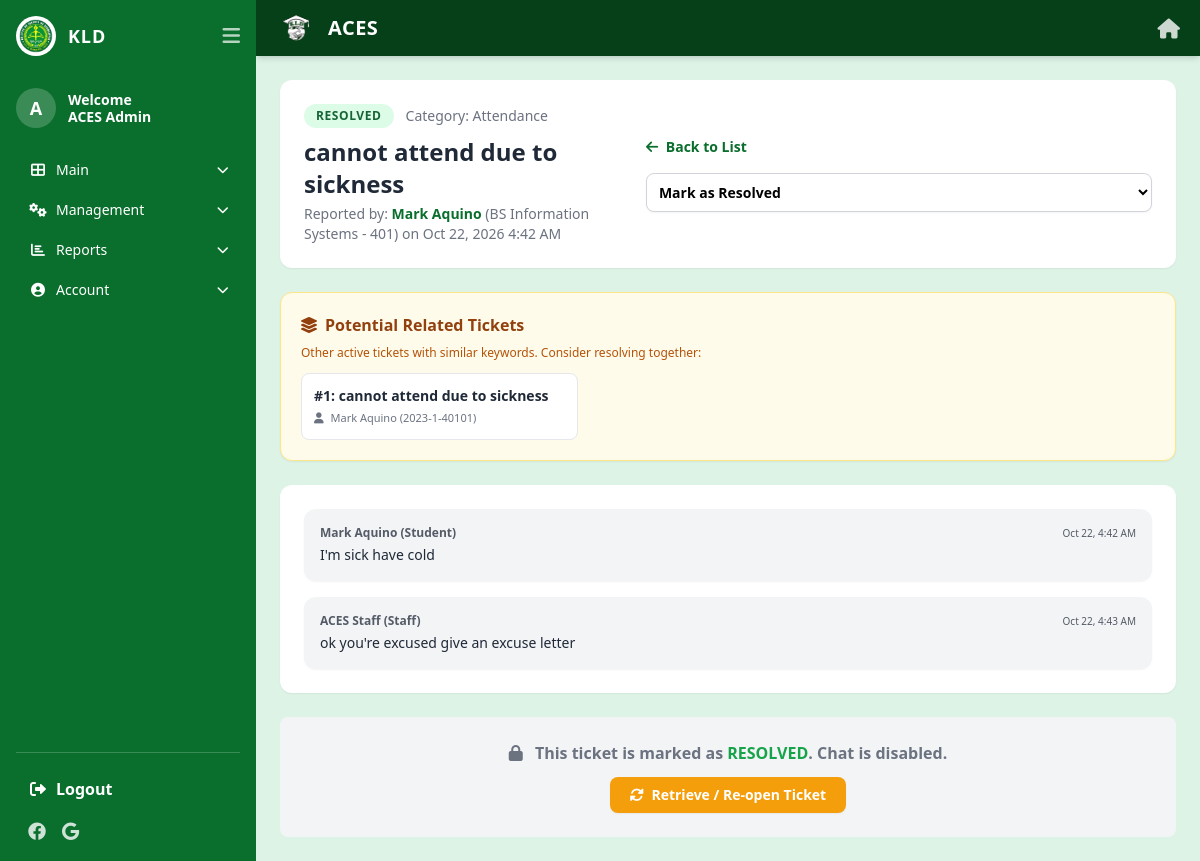
Page /staff/ticket.php?id=2 (signed in) on the committed database.
### tables this page shows
CREATE TABLE `users` (
  `user_id` int(11) NOT NULL,
  `email` varchar(100) NOT NULL,
  `avatar` varchar(255) DEFAULT NULL,
  `password_hash` varchar(255) NOT NULL,
  `is_verified` tinyint(1) NOT NULL DEFAULT 0,
  `verification_token` varchar(64) DEFAULT NULL,
  `verification_expires` datetime DEFAULT NULL,
  `reset_token` varchar(64) DEFAULT NULL,
  `reset_expires` datetime DEFAULT NULL,
  `full_name` varchar(100) NOT NULL,
  `role` enum('student','staff') NOT NULL,
  `staff_role` varchar(50) DEFAULT NULL,
  `is_active` tinyint(1) NOT NULL DEFAULT 1,
  `created_by` int(11) DEFAULT NULL,
  `created_at` datetime DEFAULT current_timestamp(),
  `pending_email` varchar(255) DEFAULT NULL,
  `email_change_pin` varchar(6) DEFAULT NULL,
  `email_pin_expiry` datetime DEFAULT NULL
);

CREATE TABLE `tickets` (
  `ticket_id` int(11) NOT NULL,
  `student_id` varchar(50) NOT NULL,
  `subject` varchar(200) NOT NULL,
  `category` enum('bug','attendance','module','other') DEFAULT 'other',
  `status` enum('open','in_progress','resolved','closed') DEFAULT 'open',
  `created_at` datetime DEFAULT current_timestamp(),
  `updated_at` datetime DEFAULT current_timestamp() ON UPDATE current_timestamp()
);

CREATE TABLE `students` (
  `student_id` varchar(50) NOT NULL,
  `user_id` int(11) NOT NULL,
  `section` varchar(50) NOT NULL,
  `program` varchar(100) NOT NULL,
  `middle_name` varchar(50) DEFAULT NULL,
  `suffix` varchar(10) DEFAULT NULL,
  `telephone` varchar(20) DEFAULT NULL,
  `mobile` varchar(20) DEFAULT NULL,
  `username` varchar(50) DEFAULT NULL,
  `is_deleted` tinyint(1) DEFAULT 0
);

CREATE TABLE `ticket_messages` (
  `message_id` int(11) NOT NULL,
  `ticket_id` int(11) NOT NULL,
  `sender_id` int(11) NOT NULL,
  `message` text NOT NULL,
  `image_path` varchar(255) DEFAULT NULL,
  `created_at` datetime DEFAULT current_timestamp()
);

### includes/auth.php (called while the page is built, shortened)
<?php
function isStaff() {
    return isset($_SESSION['role']) && $_SESSION['role'] === 'staff';
}
?>

### staff/ticket.php (the view, shortened to what this page needs)
<?php
require_once '../includes/auth.php';
$ticket_id = isset($_GET['id']) ? (int)$_GET['id'] : 0;
$user_id = $_SESSION['user_id'];
$stmt = $pdo->prepare("SELECT t.*, u.full_name AS student_name, s.section, s.program FROM tickets t JOIN students s ON t.student_id = s.student_id JOIN users u ON s.user_id = u.user_id WHERE t.ticket_id = ?");
$stmt->execute([$ticket_id]);
$ticket = $stmt->fetch();
$similar_tickets = [];
if (!empty($ticket['subject'])) {
    $stopwords = ['the', 'and', 'for', 'with', 'cannot', 'cant', 'not', 'error', 'issue', 'problem', 'my', 'to', 'in', 'on', 'a', 'is', 'of', 'it'];
    $words = explode(' ', strtolower($ticket['subject']));
    $keywords = array_filter($words, function($w) use ($stopwords) {
        return strlen($w) > 3 && !in_array($w, $stopwords);
    });
    if (!empty($keywords)) {
        $likeClauses = [];
        $params = [$ticket_id];
        foreach ($keywords as $kw) {
            $likeClauses[] = "LOWER(t.subject) LIKE ?";
            $params[] = "%" . $kw . "%";
        }
        $likeSql = implode(" OR ", $likeClauses);
        $stmt_sim = $pdo->prepare("
            SELECT t.ticket_id, t.subject, t.created_at, u.full_name, s.student_id
            FROM tickets t
            JOIN students s ON t.student_id = s.student_id
            JOIN users u ON s.user_id = u.user_id
            WHERE t.ticket_id != ?
              AND t.status IN ('open', 'in_progress')
              AND ($likeSql)
            ORDER BY t.created_at DESC
            LIMIT 5
        ");
        $stmt_sim->execute($params);
        $similar_tickets = $stmt_sim->fetchAll();
    }
}
$stmt_msgs = $pdo->prepare("SELECT tm.*, u.full_name, u.role FROM ticket_messages tm JOIN users u ON tm.sender_id = u.user_id WHERE tm.ticket_id = ? ORDER BY tm.created_at ASC");
$stmt_msgs->execute([$ticket_id]);
$messages = $stmt_msgs->fetchAll();
?>
<!DOCTYPE html>
<html lang="en" class="h-full">
<head>
    <link rel="stylesheet" href="../assets/css/tailwind.css">
    <link rel="stylesheet" href="https://cdnjs.cloudflare.com/ajax/libs/font-awesome/6.0.0/css/all.min.css">
</head>
<body class="bg-[#dcf3e6] font-sans h-screen flex flex-col md:flex-row overflow-hidden">
    <?php include '../includes/staff_sidebar.php'; ?>
    <div class="flex-1 flex flex-col overflow-hidden w-full">
        <?php include '../includes/header.php'; ?>
        <main class="flex-1 p-4 md:p-6 overflow-y-auto">
            <div class="bg-white rounded-xl shadow-sm p-6 mb-6 flex flex-col md:flex-row justify-between items-start md:items-center gap-4">
                <div>
                    <div class="flex items-center gap-3 mb-2">
                        <span class="px-3 py-1 rounded-full text-xs font-bold uppercase tracking-wider <?= $ticket['status'] === 'open' ? 'bg-amber-100 text-amber-800' : ($ticket['status'] === 'resolved' ? 'bg-green-100 text-green-800' : 'bg-gray-100 text-gray-800') ?>">
                            <?= str_replace('_', ' ', strtoupper($ticket['status'])) ?>
                        </span>
                        <span class="text-sm text-gray-500">Category: <?= ucfirst($ticket['category']) ?></span>
                    </div>
                    <h1 class="text-2xl font-bold text-gray-800"><?= htmlspecialchars($ticket['subject']) ?></h1>
                    <p class="text-sm text-gray-500 mt-1">Reported by:
                        <a href="students.php?search=<?= urlencode($ticket['student_id']) ?>" class="text-[#0a6e2d] font-bold hover:underline" title="View Student Profile">
                            <?= htmlspecialchars($ticket['student_name']) ?>
                        </a>
                        (<?= htmlspecialchars($ticket['program']) ?> - <?= htmlspecialchars($ticket['section']) ?>) on <?= date('M d, Y g:i A', strtotime($ticket['created_at'])) ?>
                    </p>
                </div>
                <div class="flex flex-col items-start md:items-end gap-2 w-full md:w-auto">
                    <a href="support.php" class="text-sm text-[#0a6e2d] font-bold hover:underline mb-2"><i class="fas fa-arrow-left mr-1"></i> Back to List</a>
                    <form method="POST" class="w-full md:w-auto">
                        <select name="status" onchange="this.form.submit()" class="w-full md:w-auto border border-gray-300 rounded-lg p-2 text-sm font-semibold bg-white shadow-sm">
                            <option value="resolved" <?= $ticket['status']=='resolved'?'selected':'' ?>>Mark as Resolved</option>
                        </select>
                    </form>
                </div>
            </div>
            <?php if (!empty($similar_tickets)): ?>
                <div class="bg-amber-50 border border-amber-200 rounded-xl p-5 mb-6 shadow-sm">
                    <h4 class="font-bold text-amber-800 mb-2 flex items-center gap-2">
                        <i class="fas fa-layer-group"></i> Potential Related Tickets
                    </h4>
                    <p class="text-xs text-amber-700 mb-3">Other active tickets with similar keywords. Consider resolving together:</p>
                    <div class="grid grid-cols-1 md:grid-cols-2 lg:grid-cols-3 gap-3">
                        <?php foreach ($similar_tickets as $sim): ?>
                            <a href="ticket.php?id=<?= $sim['ticket_id'] ?>" class="block bg-white p-3 rounded-lg border border-amber-100 hover:border-amber-400 hover:shadow-md transition">
                                <div class="text-sm font-bold text-gray-800 truncate mb-1">#<?= $sim['ticket_id'] ?>: <?= htmlspecialchars($sim['subject']) ?></div>
                                <div class="text-[11px] text-gray-500"><i class="fas fa-user mr-1"></i> <?= htmlspecialchars($sim['full_name']) ?> (<?= htmlspecialchars($sim['student_id']) ?>)</div>
                            </a>
                        <?php endforeach; ?>
                    </div>
                </div>
            <?php endif; ?>
            <div class="bg-white rounded-xl shadow-sm p-6 mb-6 min-h-[400px] max-h-[600px] overflow-y-auto flex flex-col gap-4">
                <?php if (empty($messages)): ?>
                    <p class="text-center text-gray-400 py-10">No messages yet.</p>
                <?php else: ?>
                    <?php foreach ($messages as $msg):
                        $is_me = ($msg['sender_id'] == $user_id);
                        $bubble_class = $is_me ? 'bg-[#0a6e2d] text-white ml-auto' : 'bg-gray-100 text-gray-800 mr-auto';
                    ?>
                        <div class="max-w-[90%] md:max-w-[75%] break-words <?= $bubble_class ?> p-4 rounded-xl shadow-sm">
                            <div class="flex justify-between items-baseline gap-4 mb-1">
                                <span class="text-xs font-bold opacity-75"><?= htmlspecialchars($msg['full_name']) ?> (<?= ucfirst($msg['role']) ?>)</span>
                                <span class="text-[10px] opacity-75"><?= date('M d, g:i A', strtotime($msg['created_at'])) ?></span>
                            </div>
                            <p class="text-sm whitespace-pre-wrap"><?= nl2br(htmlspecialchars($msg['message'])) ?></p>
                        </div>
                    <?php endforeach; ?>
                <?php endif; ?>
            </div>
            <?php if ($ticket['status'] === 'open' || $ticket['status'] === 'in_progress'): ?>
            <form method="POST" enctype="multipart/form-data" class="bg-white rounded-xl shadow-sm p-4 w-full grid grid-cols-1 md:grid-cols-[1fr_auto] gap-3 md:items-end">
                <?= csrf_field() ?>
                <input type="hidden" name="action" value="reply">
                <div class="w-full min-w-0">
                    <textarea name="message" rows="2" class="w-full border border-gray-300 rounded-lg p-3 text-sm focus:ring-[#0a6e2d] focus:border-[#0a6e2d]" placeholder="Type your reply here..." required></textarea>
                    <div class="mt-2 text-xs text-gray-500">
                        <input type="file" name="chat_image" accept="image/*" class="text-xs">
                    </div>
                </div>
                <button type="submit" class="bg-[#0a6e2d] hover:bg-[#054018] text-white px-8 py-3 rounded-lg font-bold text-sm h-[46px] w-full md:w-auto">
                    <i class="fas fa-paper-plane mr-1"></i> Send
                </button>
            </form>
            <?php else: ?>
                <div class="bg-gray-100 text-center p-6 rounded-lg flex flex-col items-center justify-center gap-3">
                    <div class="text-gray-500 font-semibold">
                        <i class="fas fa-lock mr-2"></i> This ticket is marked as <strong class="<?= $ticket['status'] === 'resolved' ? 'text-green-600' : 'text-red-600' ?>"><?= strtoupper($ticket['status']) ?></strong>. Chat is disabled.
                    </div>
                    <form method="POST">
                        <button type="submit" class="bg-amber-500 hover:bg-amber-600 text-white px-5 py-2 rounded-lg text-sm font-bold shadow-sm transition">
                            <i class="fas fa-sync-alt mr-1"></i> Retrieve / Re-open Ticket
                        </button>
                    </form>
                </div>
            <?php endif; ?>
        </main>
    </div>
</body>
</html>

### includes/staff_sidebar.php (shortened to what this page needs)
<?php
if (!isset($staff_name)) {
    $stmt = $pdo->prepare("SELECT full_name FROM users WHERE user_id = ?");
    $stmt->execute([$_SESSION['user_id']]);
    $sidebar_user = $stmt->fetch();
    $staff_name = $sidebar_user['full_name'];
}
?>
<aside id="staffSidebar" class="hidden md:flex w-64 bg-[#0a6e2d] text-white flex-col p-4 shrink-0 h-screen sticky top-0 transition-all duration-300 overflow-y-auto">
    <div>
        <div class="flex items-center justify-between mb-8">
            <div class="flex items-center gap-3" id="sidebarBrand">
                <img src="../assets/images/kld_logo.png" class="w-10 h-10 rounded-full border border-white/20 bg-white p-0.5 object-contain" alt="KLD">
                <span class="font-bold tracking-wider text-lg sidebar-text">KLD</span>
            </div>
            <button id="sidebarToggleBtn" class="text-white/70 hover:text-white text-xl focus:outline-none">
                <i class="fas fa-bars"></i>
            </button>
        </div>
        <?php
        $stmt_av = $pdo->prepare("SELECT full_name, avatar FROM users WHERE user_id = ?");
        $stmt_av->execute([$_SESSION['user_id']]);
        $sb_user = $stmt_av->fetch();
        $sb_name = $sb_user['full_name'] ?? $staff_name;
        $sb_avatar = $sb_user['avatar'] ?? null;
        ?>
        <div class="mb-6 sidebar-text flex items-center gap-3">
            <?php if (!empty($sb_avatar)): ?>
                <img src="../<?= htmlspecialchars($sb_avatar) ?>" alt="Avatar" class="h-10 w-10 rounded-full object-cover border-2 border-white/30 shadow-sm shrink-0">
            <?php else: ?>
                <div class="h-10 w-10 rounded-full bg-white/20 text-white flex items-center justify-center font-bold text-lg border-2 border-white/30 shrink-0">
                    <?= strtoupper(substr($sb_name, 0, 1)) ?>
                </div>
            <?php endif; ?>
            <div class="min-w-0">
                <h2 class="text-sm font-bold leading-tight">Welcome<br><?= htmlspecialchars($sb_name) ?></h2>
            </div>
        </div>
        <nav class="space-y-1 text-sm">
            <div class="sidebar-group">
                <button class="group-header flex items-center justify-between w-full text-left text-white hover:text-green-200 hover:bg-white/10 rounded-lg px-3 py-2 transition-colors">
                    <span><i class="fas fa-th-large mr-2 w-5 text-center"></i><span class="sidebar-text">Main</span></span>
                    <i class="fas fa-chevron-down text-xs transition-transform duration-200 sidebar-text"></i>
                </button>
            </div>
            <?php if (isStaff()): ?>
            <div class="sidebar-group">
                <button class="group-header flex items-center justify-between w-full text-left text-white hover:text-green-200 hover:bg-white/10 rounded-lg px-3 py-2 transition-colors">
                    <span><i class="fas fa-cogs mr-2 w-5 text-center"></i><span class="sidebar-text">Management</span></span>
                    <i class="fas fa-chevron-down text-xs transition-transform duration-200 sidebar-text"></i>
                </button>
            </div>
            <?php endif; ?>
            <div class="sidebar-group">
                <button class="group-header flex items-center justify-between w-full text-left text-white hover:text-green-200 hover:bg-white/10 rounded-lg px-3 py-2 transition-colors">
                    <span><i class="fas fa-chart-bar mr-2 w-5 text-center"></i><span class="sidebar-text">Reports</span></span>
                    <i class="fas fa-chevron-down text-xs transition-transform duration-200 sidebar-text"></i>
                </button>
            </div>
            <div class="sidebar-group">
                <button class="group-header flex items-center justify-between w-full text-left text-white hover:text-green-200 hover:bg-white/10 rounded-lg px-3 py-2 transition-colors">
                    <span><i class="fas fa-user-circle mr-2 w-5 text-center"></i><span class="sidebar-text">Account</span></span>
                    <i class="fas fa-chevron-down text-xs transition-transform duration-200 sidebar-text"></i>
                </button>
            </div>
        </nav>
    </div>
    <div class="mt-auto pt-4 border-t border-white/20">
        <a href="../logout.php" onclick="return confirm('Are you sure you want to log out?');" class="block text-white font-bold hover:text-red-300 hover:bg-white/10 rounded-lg px-3 py-2 transition-colors sidebar-text mb-2">
            <i class="fas fa-sign-out-alt mr-2 w-5 text-center"></i><span class="sidebar-text">Logout</span>
        </a>
        <div class="flex gap-4 text-lg opacity-80 sidebar-text px-3">
            <a href="https://www.facebook.com/KLDOfficial2021" target="_blank" rel="noopener noreferrer" class="hover:text-white transition-colors" title="KLD Official Facebook Page">
                <i class="fa-brands fa-facebook"></i>
            </a>
            <a href="https://www.kld.edu.ph/" target="_blank" rel="noopener noreferrer" class="hover:text-white transition-colors" title="KLD Official Website">
                <i class="fa-brands fa-google"></i>
            </a>
        </div>
    </div>
</aside>

### rows in the picture
users: full_name "A", full_name "ACES Admin"
tickets: status "RESOLVED", category "Attendance", subject "cannot attend due to sickness", users.full_name "Mark Aquino", student.program "BS Information Systems", student.section "401", created_at "Oct 22, 2026 4:42 AM", status "Mark as Resolved"
tickets: ticket_id "1", subject "cannot attend due to sickness", users.full_name "Mark Aquino", student.student_id "2023-1-40101"
ticket_messages: sender.full_name "Mark Aquino", sender.role "Student", created_at "Oct 22, 4:42 AM", message "I'm sick have cold"
ticket_messages: sender.full_name "ACES Staff", sender.role "Staff", created_at "Oct 22, 4:43 AM", message "ok you're excused give an excuse letter"
